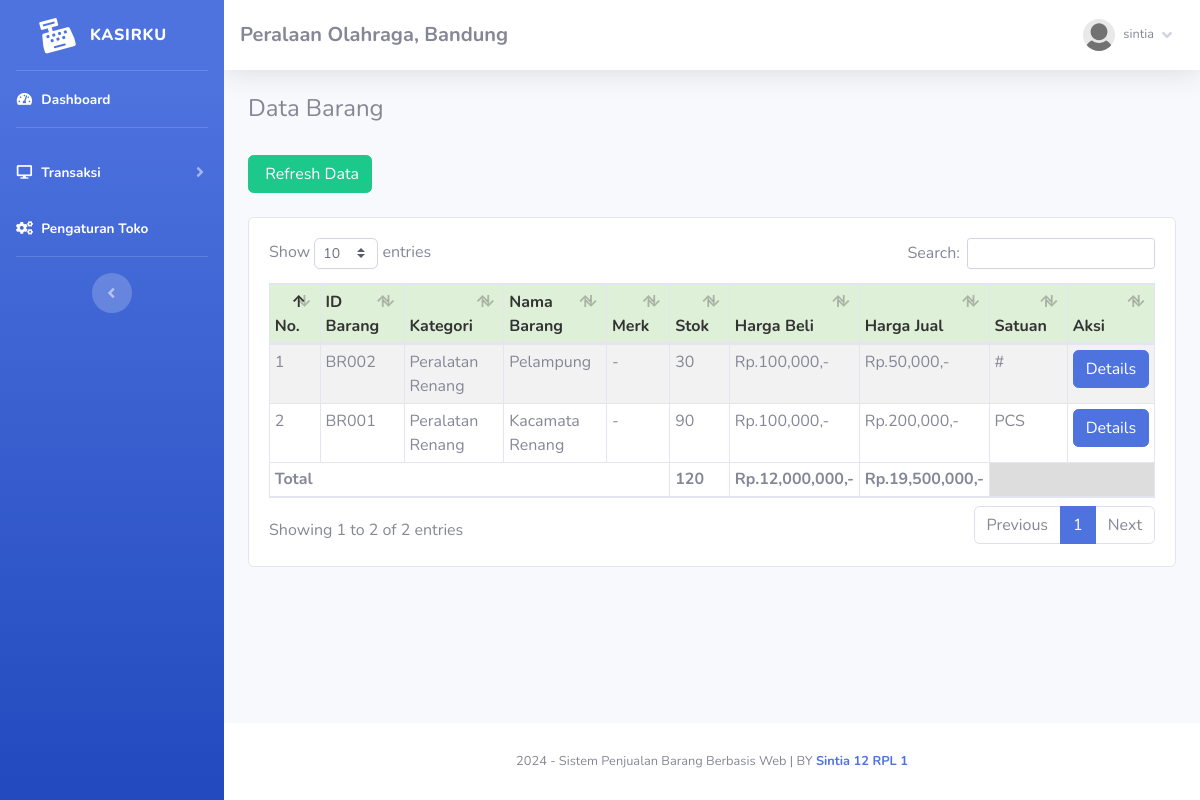
Screenshot of /index2.php?page=barang (signed in) with the database file from the repository.
### tables this page shows
CREATE TABLE `toko` (
  `id_toko` int(11) NOT NULL,
  `nama_toko` varchar(255) NOT NULL,
  `alamat_toko` text NOT NULL,
  `tlp` varchar(255) NOT NULL,
  `nama_pemilik` varchar(255) NOT NULL
);

CREATE TABLE `member` (
  `id_member` int(11) NOT NULL,
  `nm_member` varchar(255) NOT NULL,
  `alamat_member` text NOT NULL,
  `telepon` varchar(255) NOT NULL,
  `email` varchar(255) NOT NULL,
  `gambar` text NOT NULL,
  `NIK` text NOT NULL
);

CREATE TABLE `barang` (
  `id` int(11) NOT NULL,
  `id_barang` varchar(255) NOT NULL,
  `id_kategori` int(11) NOT NULL,
  `nama_barang` text NOT NULL,
  `merk` varchar(255) NOT NULL,
  `harga_beli` varchar(255) NOT NULL,
  `harga_jual` varchar(255) NOT NULL,
  `satuan_barang` varchar(255) NOT NULL,
  `stok` text NOT NULL,
  `tgl_input` varchar(255) NOT NULL,
  `tgl_update` varchar(255) DEFAULT NULL
);

CREATE TABLE `kategori` (
  `id_kategori` int(11) NOT NULL,
  `nama_kategori` varchar(255) NOT NULL,
  `tgl_input` varchar(255) NOT NULL
);

### user/module/barang/index2.php (the view, shortened to what this page needs)
   <h4>Data Barang</h4>
   <br />
   <a href="index2.php?page=barang" class="btn btn-success btn-md">
       <i class="fa fa-refresh"></i> Refresh Data</a>
   <br />
   <div class="card card-body">
       <div class="table-responsive">
           <table class="table table-bordered table-striped table-sm" id="example1">
               <thead>
                   <tr style="background:#DFF0D8;color:#333;">
                       <th>No.</th>
                       <th>ID Barang</th>
                       <th>Kategori</th>
                       <th>Nama Barang</th>
                       <th>Merk</th>
                       <th>Stok</th>
                       <th>Harga Beli</th>
                       <th>Harga Jual</th>
                       <th>Satuan</th>
                       <th>Aksi</th>
                   </tr>
               </thead>
               <tbody>
                   <?php
	$totalBeli = 0;
	$totalJual = 0;
	$totalStok = 0;
	if($_GET['stok'] == 'yes')
	{
		$hasil = $lihat -> barang_stok();
	}else{
		$hasil = $lihat -> barang();
	}
	$no=1;
	foreach($hasil as $isi) {
?>
                   <tr>
                       <td><?php echo $no;?></td>
                       <td><?php echo $isi['id_barang'];?></td>
                       <td><?php echo $isi['nama_kategori'];?></td>
                       <td><?php echo $isi['nama_barang'];?></td>
                       <td><?php echo $isi['merk'];?></td>
                       <td>
                           <?php if($isi['stok'] == '0'){?>
                           <button class="btn btn-danger"> Habis</button>
                           <?php }else{?>
                           <?php echo $isi['stok'];?>
                           <?php }?>
                       </td>
                       <td>Rp.<?php echo number_format($isi['harga_beli']);?>,-</td>
                       <td>Rp.<?php echo number_format($isi['harga_jual']);?>,-</td>
                       <td> <?php echo $isi['satuan_barang'];?></td>
                       <td>
                           <?php if($isi['stok'] <=  '3'){?>
                           <form method="POST" action="fungsi/edit/edit.php?stok=edit">
                               <input type="text" name="restok" class="form-control">
                               <input type="hidden" name="id" value="<?php echo $isi['id_barang'];?>"
                                   class="form-control">
                               <button class="btn btn-primary btn-sm">
                                   Restok
                               </button>
                               <a href="fungsi/hapus/hapus.php?barang=hapus&id=<?php echo $isi['id_barang'];?>"
                                   onclick="javascript:return confirm('Hapus Data barang ?');">
                           </form>
                           <?php }else{?>
                           <a href="index2.php?page=barang/details&barang=<?php echo $isi['id_barang'];?>"><button
                                   class="btn btn-primary btn-xs">Details</button></a>
                           <!-- <a href="index.php?page=barang/edit&barang=<?php echo $isi['id_barang'];?>"><button
                                   class="btn btn-warning btn-xs">Edit</button></a>
                           <a href="fungsi/hapus/hapus.php?barang=hapus&id=<?php echo $isi['id_barang'];?>"
                               onclick="javascript:return confirm('Hapus Data barang ?');"><button
                                   class="btn btn-danger btn-xs">Hapus</button></a>
                           <?php }?> -->
                   </tr>
                   <?php
		$no++;
		$totalBeli += $isi['harga_beli'] * $isi['stok'];
		$totalJual += $isi['harga_jual'] * $isi['stok'];
		$totalStok += $isi['stok'];
	}
?>
               </tbody>
               <tfoot>
                   <tr>
                       <th colspan="5">Total </td>
                       <th><?php echo $totalStok;?></td>
                       <th>Rp.<?php echo number_format($totalBeli);?>,-</td>
                       <th>Rp.<?php echo number_format($totalJual);?>,-</td>
                       <th colspan="2" style="background:#ddd"></th>
                   </tr>
               </tfoot>
           </table>
       </div>
   </div>

### user/template/sidebar.php (shortened to what this page needs)
<?php
    $id = $_SESSION['admin']['id_member'];
    $hasil_profil = $lihat -> member_edit($id);
?>
<ul class="navbar-nav bg-gradient-primary sidebar sidebar-dark accordion" id="accordionSidebar">
    <a class="sidebar-brand d-flex align-items-center justify-content-center" href="index2.php">
        <div class="sidebar-brand-icon rotate-n-15">
            <i class="fas fa-cash-register"></i>
        </div>
        <div class="sidebar-brand-text mx-3">KasirKu<sup></sup></div>
    </a>
    <hr class="sidebar-divider my-0">
    <li class="nav-item active">
        <a class="nav-link" href="index2.php">
            <i class="fas fa-fw fa-tachometer-alt"></i>
            <span>Dashboard</span></a>
    </li>
    <hr class="sidebar-divider">
    <li class="nav-item active">
        <a class="nav-link collapsed" href="#" data-toggle="collapse" data-target="#collapse3" aria-expanded="true"
            aria-controls="collapse3">
            <i class="fas fa-fw fa-desktop"></i>
            <span>Transaksi</span>
        </a>
        <div id="collapse3" class="collapse" aria-labelledby="heading3" data-parent="#accordionSidebar">
            <div class="bg-white py-2 collapse-inner rounded">
    <li class="nav-item active">
        <a class="nav-link" href="index2.php?page=pengaturan">
            <i class="fas fa-fw fa-cogs"></i>
            <span>Pengaturan Toko</span></a>
    </li>
    <hr class="sidebar-divider d-none d-md-block">
    <div class="text-center d-none d-md-inline">
        <button class="rounded-circle border-0" id="sidebarToggle"></button>
    </div>
</ul>
<div id="content-wrapper" class="d-flex flex-column">
    <div id="content">
        <nav class="navbar navbar-expand navbar-light bg-white topbar mb-4 static-top shadow">
            <h5 class="d-lg-block d-none mt-2"><b><?php echo $toko['nama_toko'];?>, <?php echo $toko['alamat_toko'];?></b></h5>
            <ul class="navbar-nav ml-auto">
                <li class="nav-item dropdown no-arrow">
                    <a class="nav-link dropdown-toggle" href="#" id="userDropdown" role="button" data-toggle="dropdown"
                        aria-haspopup="true" aria-expanded="false">
                        <img class="img-profile rounded-circle"
                            src="assets/img/user/<?php echo $hasil_profil['gambar'];?>">
                        <span
                            class="mr-2 d-none d-lg-inline text-gray-600 small ml-2"><?php echo $hasil_profil['nm_member'];?></span>
                        <i class="fas fa-angle-down"></i>
                    </a>
                </li>
            </ul>
        </nav>
        <div class="container-fluid">

### rows the page displays
toko: nama_toko "Peralaan Olahraga", alamat_toko "Bandung"
barang: id_barang "BR002", id_kategori.nama_kategori "Peralatan Renang", nama_barang "Pelampung", merk "-", stok "30", harga_beli "100,000", harga_jual "50,000", satuan_barang "#"
barang: id_barang "BR001", id_kategori.nama_kategori "Peralatan Renang", nama_barang "Kacamata Renang", merk "-", stok "90", harga_beli "100,000", harga_jual "200,000", satuan_barang "PCS"

### other values shown
$hasil_profil['nm_member'] "sintia"
$totalStok "120"
$totalBeli "12,000,000"
$totalJual "19,500,000"
